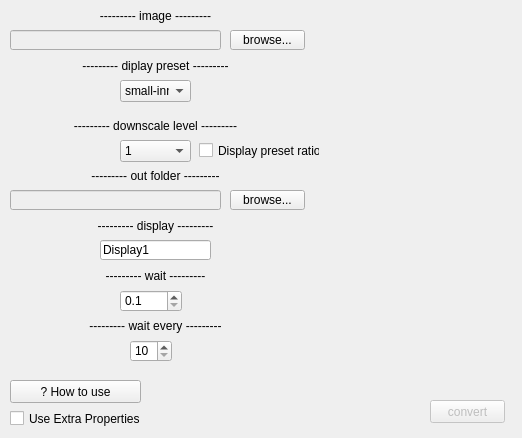
<?xml version="1.0" encoding="UTF-8"?>
<ui version="4.0">
 <class>Form</class>
 <widget class="QWidget" name="Form">
  <property name="geometry">
   <rect>
    <x>0</x>
    <y>0</y>
    <width>522</width>
    <height>438</height>
   </rect>
  </property>
  <property name="windowTitle">
   <string>img2mindustry</string>
  </property>
  <widget class="QPushButton" name="ConvertBtn">
   <property name="enabled">
    <bool>false</bool>
   </property>
   <property name="geometry">
    <rect>
     <x>430</x>
     <y>400</y>
     <width>75</width>
     <height>23</height>
    </rect>
   </property>
   <property name="text">
    <string>convert</string>
   </property>
  </widget>
  <widget class="QLineEdit" name="ImagePath">
   <property name="enabled">
    <bool>false</bool>
   </property>
   <property name="geometry">
    <rect>
     <x>10</x>
     <y>30</y>
     <width>211</width>
     <height>20</height>
    </rect>
   </property>
  </widget>
  <widget class="QPushButton" name="BrowseImage">
   <property name="geometry">
    <rect>
     <x>230</x>
     <y>30</y>
     <width>75</width>
     <height>20</height>
    </rect>
   </property>
   <property name="text">
    <string>browse...</string>
   </property>
  </widget>
  <widget class="QLabel" name="label">
   <property name="geometry">
    <rect>
     <x>10</x>
     <y>0</y>
     <width>291</width>
     <height>31</height>
    </rect>
   </property>
   <property name="layoutDirection">
    <enum>Qt::LeftToRight</enum>
   </property>
   <property name="text">
    <string>--------- image ---------</string>
   </property>
   <property name="alignment">
    <set>Qt::AlignCenter</set>
   </property>
  </widget>
  <widget class="QComboBox" name="DisplaycomboBox">
   <property name="geometry">
    <rect>
     <x>120</x>
     <y>80</y>
     <width>71</width>
     <height>22</height>
    </rect>
   </property>
   <item>
    <property name="text">
     <string>small-inner</string>
    </property>
   </item>
   <item>
    <property name="text">
     <string>small-full</string>
    </property>
   </item>
   <item>
    <property name="text">
     <string>large</string>
    </property>
   </item>
  </widget>
  <widget class="QLabel" name="label_3">
   <property name="geometry">
    <rect>
     <x>10</x>
     <y>50</y>
     <width>291</width>
     <height>31</height>
    </rect>
   </property>
   <property name="layoutDirection">
    <enum>Qt::LeftToRight</enum>
   </property>
   <property name="text">
    <string>--------- diplay preset ---------</string>
   </property>
   <property name="alignment">
    <set>Qt::AlignCenter</set>
   </property>
  </widget>
  <widget class="QLabel" name="label_4">
   <property name="geometry">
    <rect>
     <x>10</x>
     <y>110</y>
     <width>291</width>
     <height>31</height>
    </rect>
   </property>
   <property name="layoutDirection">
    <enum>Qt::LeftToRight</enum>
   </property>
   <property name="text">
    <string>--------- downscale level ---------</string>
   </property>
   <property name="alignment">
    <set>Qt::AlignCenter</set>
   </property>
  </widget>
  <widget class="QComboBox" name="comboBox_2">
   <property name="geometry">
    <rect>
     <x>120</x>
     <y>140</y>
     <width>71</width>
     <height>22</height>
    </rect>
   </property>
   <item>
    <property name="text">
     <string>1</string>
    </property>
   </item>
   <item>
    <property name="text">
     <string>2</string>
    </property>
   </item>
   <item>
    <property name="text">
     <string>4</string>
    </property>
   </item>
   <item>
    <property name="text">
     <string>8</string>
    </property>
   </item>
  </widget>
  <widget class="QCheckBox" name="DisplayRatioBox">
   <property name="geometry">
    <rect>
     <x>199</x>
     <y>140</y>
     <width>121</width>
     <height>21</height>
    </rect>
   </property>
   <property name="text">
    <string>Display preset ratio</string>
   </property>
  </widget>
  <widget class="QLabel" name="label_5">
   <property name="geometry">
    <rect>
     <x>10</x>
     <y>160</y>
     <width>291</width>
     <height>31</height>
    </rect>
   </property>
   <property name="layoutDirection">
    <enum>Qt::LeftToRight</enum>
   </property>
   <property name="text">
    <string>--------- out folder ---------</string>
   </property>
   <property name="alignment">
    <set>Qt::AlignCenter</set>
   </property>
  </widget>
  <widget class="QPushButton" name="BrowseFolder">
   <property name="geometry">
    <rect>
     <x>230</x>
     <y>190</y>
     <width>75</width>
     <height>20</height>
    </rect>
   </property>
   <property name="text">
    <string>browse...</string>
   </property>
  </widget>
  <widget class="QLineEdit" name="FolderPath">
   <property name="enabled">
    <bool>false</bool>
   </property>
   <property name="geometry">
    <rect>
     <x>10</x>
     <y>190</y>
     <width>211</width>
     <height>20</height>
    </rect>
   </property>
  </widget>
  <widget class="QLabel" name="label_6">
   <property name="geometry">
    <rect>
     <x>10</x>
     <y>210</y>
     <width>291</width>
     <height>31</height>
    </rect>
   </property>
   <property name="layoutDirection">
    <enum>Qt::LeftToRight</enum>
   </property>
   <property name="text">
    <string>--------- display ---------</string>
   </property>
   <property name="alignment">
    <set>Qt::AlignCenter</set>
   </property>
  </widget>
  <widget class="QLineEdit" name="DisplayName">
   <property name="enabled">
    <bool>true</bool>
   </property>
   <property name="geometry">
    <rect>
     <x>100</x>
     <y>240</y>
     <width>111</width>
     <height>20</height>
    </rect>
   </property>
   <property name="text">
    <string>Display1</string>
   </property>
  </widget>
  <widget class="QLabel" name="label_7">
   <property name="geometry">
    <rect>
     <x>10</x>
     <y>260</y>
     <width>291</width>
     <height>31</height>
    </rect>
   </property>
   <property name="layoutDirection">
    <enum>Qt::LeftToRight</enum>
   </property>
   <property name="text">
    <string>--------- wait ---------</string>
   </property>
   <property name="alignment">
    <set>Qt::AlignCenter</set>
   </property>
  </widget>
  <widget class="QDoubleSpinBox" name="Waitcd">
   <property name="geometry">
    <rect>
     <x>120</x>
     <y>290</y>
     <width>62</width>
     <height>22</height>
    </rect>
   </property>
   <property name="decimals">
    <number>1</number>
   </property>
   <property name="minimum">
    <double>0.100000000000000</double>
   </property>
  </widget>
  <widget class="QLabel" name="label_8">
   <property name="geometry">
    <rect>
     <x>10</x>
     <y>310</y>
     <width>291</width>
     <height>31</height>
    </rect>
   </property>
   <property name="layoutDirection">
    <enum>Qt::LeftToRight</enum>
   </property>
   <property name="text">
    <string>--------- wait every ---------</string>
   </property>
   <property name="alignment">
    <set>Qt::AlignCenter</set>
   </property>
  </widget>
  <widget class="QSpinBox" name="waitEvery">
   <property name="geometry">
    <rect>
     <x>130</x>
     <y>340</y>
     <width>42</width>
     <height>22</height>
    </rect>
   </property>
   <property name="minimum">
    <number>10</number>
   </property>
   <property name="maximum">
    <number>900</number>
   </property>
  </widget>
  <widget class="QCheckBox" name="ExtraProperties">
   <property name="enabled">
    <bool>true</bool>
   </property>
   <property name="geometry">
    <rect>
     <x>10</x>
     <y>410</y>
     <width>131</width>
     <height>17</height>
    </rect>
   </property>
   <property name="text">
    <string>Use Extra Properties</string>
   </property>
   <property name="checkable">
    <bool>true</bool>
   </property>
   <property name="checked">
    <bool>false</bool>
   </property>
  </widget>
  <widget class="QPushButton" name="HowToUsebtn">
   <property name="geometry">
    <rect>
     <x>10</x>
     <y>380</y>
     <width>131</width>
     <height>23</height>
    </rect>
   </property>
   <property name="text">
    <string>? How to use</string>
   </property>
  </widget>
 </widget>
 <resources/>
 <connections/>
</ui>
